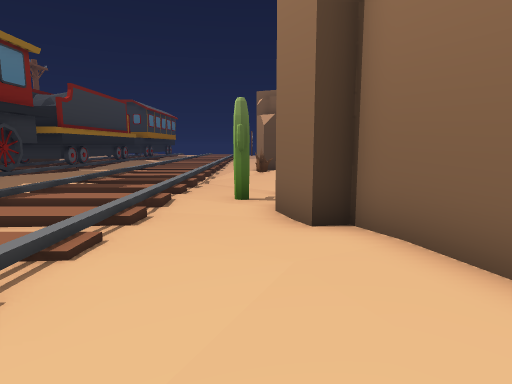
View 1 (above)

24 first-person views from a walk through a 3-D level made in the Unity game engine. The camera is 1.2 m above the floor, tilts 8° down and sees 75° across. The floor is counted in squares, 1 m on a side. Each view is taken from the middle of a square. On the plan, view 1 faces up. The plan holds only what a view shows up to about 14 squares ahead; the rest is blank. The place goes on beyond the plan.

View 2
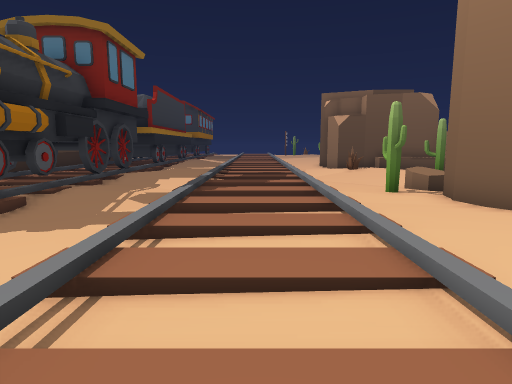

View 3
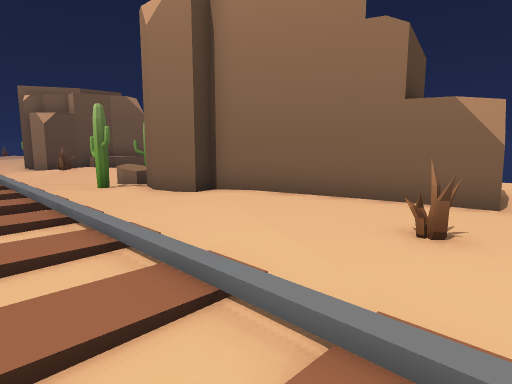

View 4
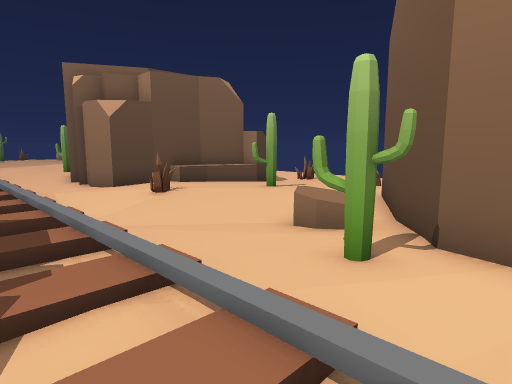

View 5
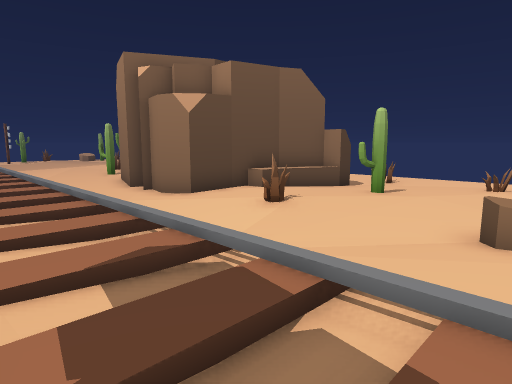

View 6
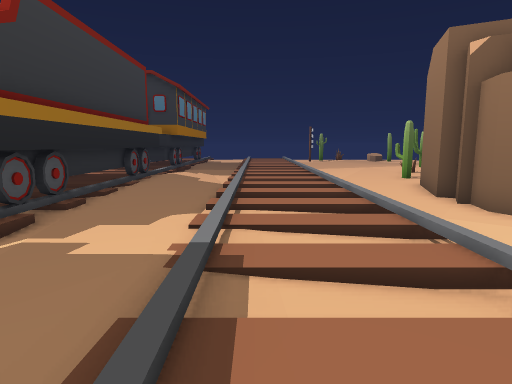

View 7
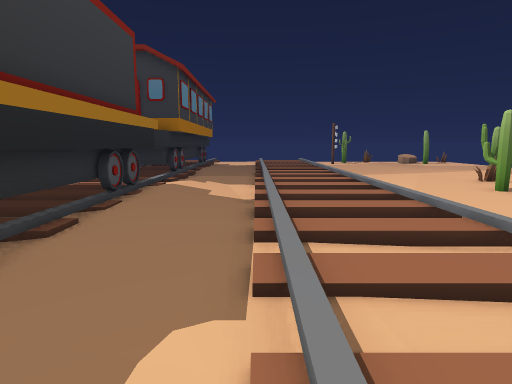

View 8
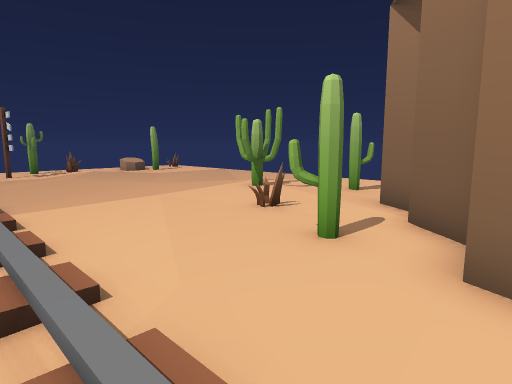

View 9
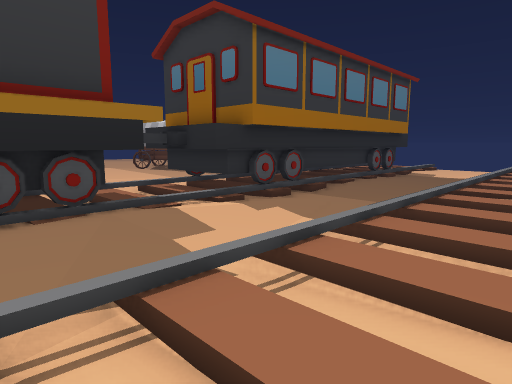

View 10
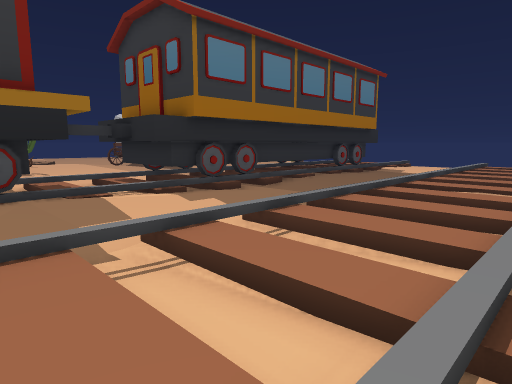

View 11
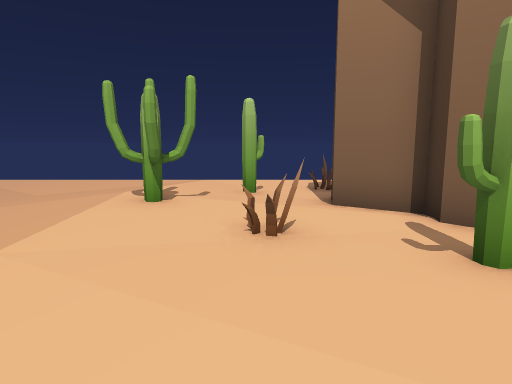

View 12
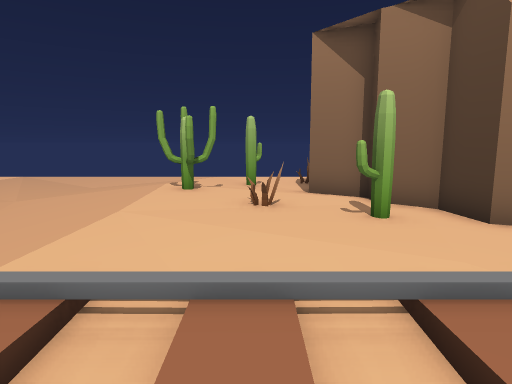

View 13
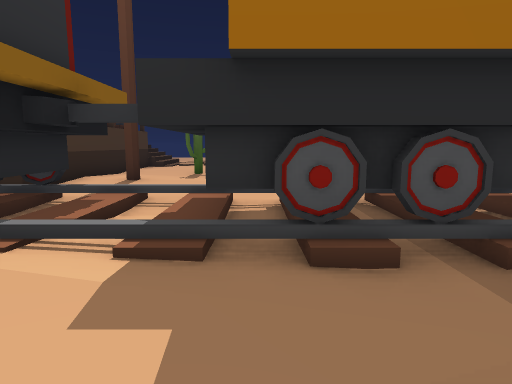

View 14
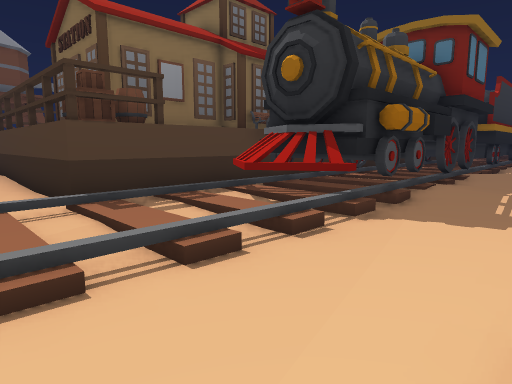

View 15
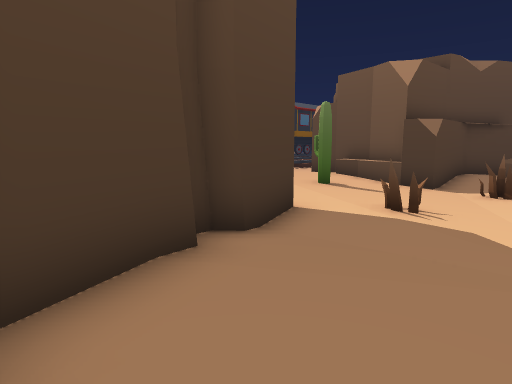

View 16
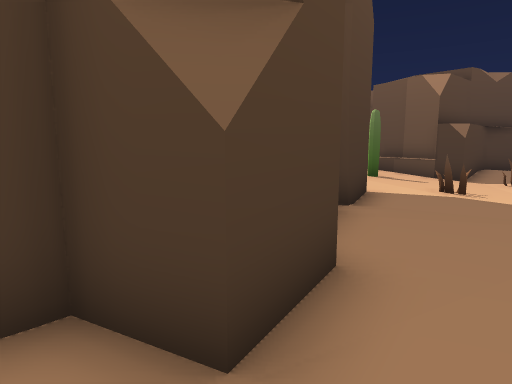

View 17
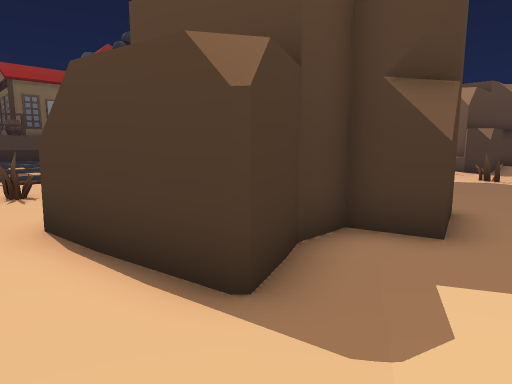

View 18
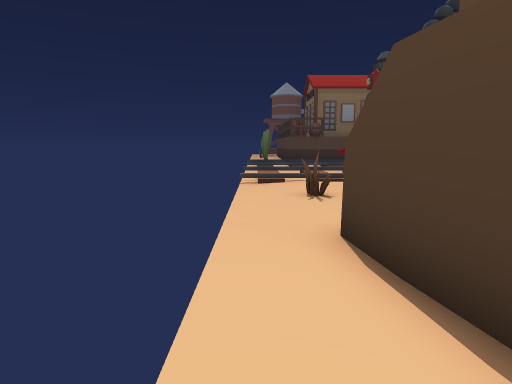

View 19
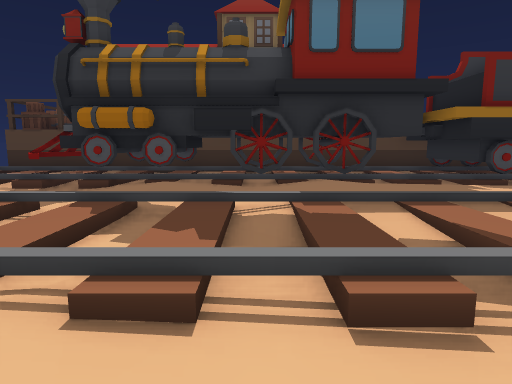

View 20
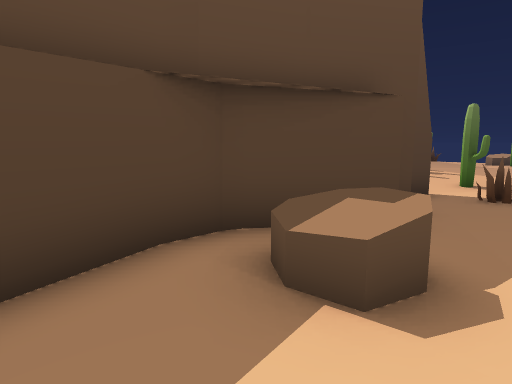

View 21
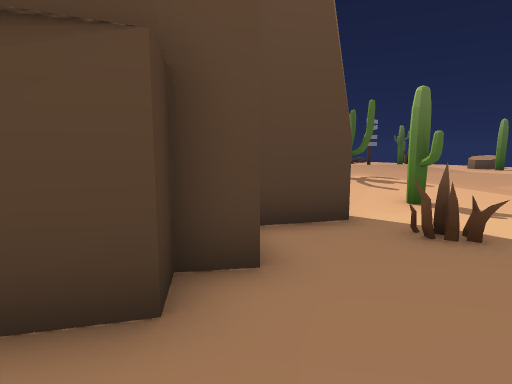

View 22
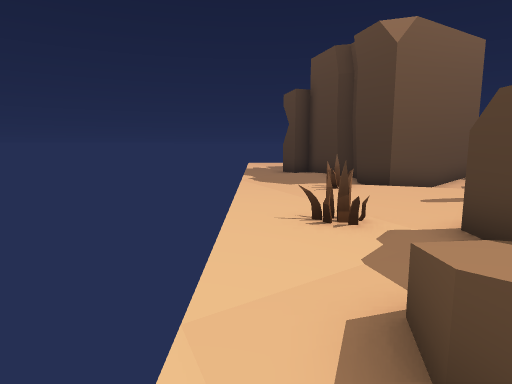

View 23
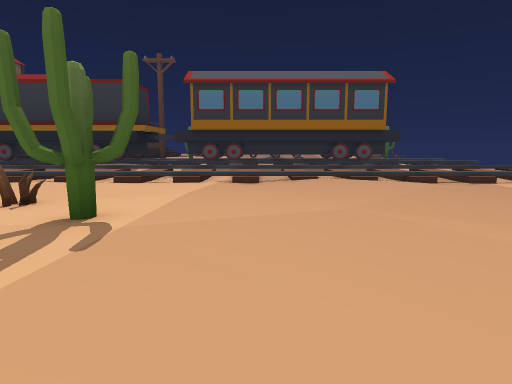

View 24
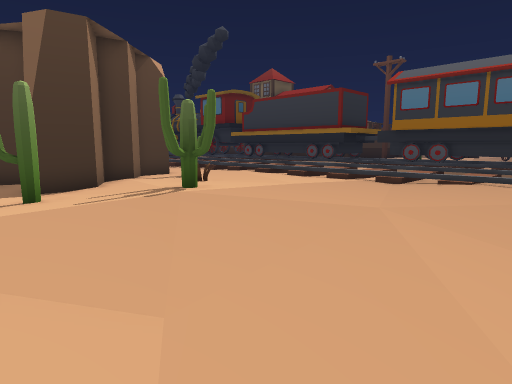

### Floor plan
Key: @ floor where view 1 was taken; # wall or solid block; . main floor; : floor 0.25 m higher than the main floor; - floor 0.25 m lower than the main floor; / step, stairs or slope; = window, fence, low wall or low ledge; ^ raised ledge; O other object.
Columns run from 18 left of view 1 to 9 right of it. Each row starts with its distance up from view 1.
 35          #.----...........-.
 34          #.-////.........--.
 33          #.-///.........---.
 32          #.-//.//........--.
 31          #../////.........-.
 30          #...--.......:.....
 29          #.-/.../....OO.....
 28       # ##.-----......O.....
 27 .....#####.-/.../...O...OO-.
 26 O.....-#...-----........---.
 25 .....#####.-/////..O..###-O.
 24 ..O. #OOO#.//////....####--.
 23 ######  O#../////..###  #--.
 22      #  O#../////--#    ##-.
 21         O#..------##    ##-
 20         O#../.../-##    #...
 19         O#.....---#     #OO.
 18         ##../.../-#     #/O.
 17       O ##...////-####  #...
 16      ^^###....///-...####--.
 15        # /....///......##-O.
 14         #//...////O:....---.
 13         #O :.///////.OO..--.
 12        ##O::...----.......-.
 11        ##O....../----....O..
 10        ##O......---O---#....
  9   O    ###../////.-/ ###--..
  8   #    ##/../////.O.####-...
  7  ##    ##O../////.O##  ##..-
  6  #   ^####--/////..#    #.--
  5  #   OO###--/////..##   ##--
  4  #   .###=--/.../...#   ##--
  3  #   .=#=/--........##  ##-
  2  # OO..../--/........#  #---
  1  #OOO..../--.........#  #---
  0 #####/////-.///...@..#####--
 -1  --- /////..///....O...----
 -2         //. /////...........

Where each view was taken, in squares from view 1:
view 1: 0 up, 0 right, facing up
view 2: 1 down, 4 left, facing up
view 3: 2 down, 4 left, facing up-right
view 4: 6 up, 4 left, facing up-right
view 5: 9 up, 5 left, facing up-right
view 6: 11 up, 5 left, facing up
view 7: 15 up, 6 left, facing up
view 8: 22 up, 3 left, facing up-right
view 9: 22 up, 3 left, facing up-left
view 10: 23 up, 2 left, facing up-left
view 11: 27 up, 2 left, facing right
view 12: 27 up, 5 left, facing right
view 13: 28 up, 6 left, facing left
view 14: 2 down, 6 left, facing up-left
view 15: 5 up, 9 right, facing up-left
view 16: 2 up, 9 right, facing up-left
view 17: 2 down, 9 right, facing up-left
view 18: 2 down, 8 right, facing left
view 19: 10 up, 0 right, facing left
view 20: 16 up, 9 right, facing up-left
view 21: 20 up, 9 right, facing up-left
view 22: 20 up, 9 right, facing down
view 23: 31 up, 8 right, facing left
view 24: 35 up, 8 right, facing down-left
